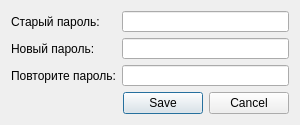
<?xml version="1.0" encoding="UTF-8"?>
<ui version="4.0">
 <class>GUI_ChangePassword</class>
 <widget class="QDialog" name="GUI_ChangePassword">
  <property name="geometry">
   <rect>
    <x>0</x>
    <y>0</y>
    <width>300</width>
    <height>125</height>
   </rect>
  </property>
  <property name="minimumSize">
   <size>
    <width>300</width>
    <height>125</height>
   </size>
  </property>
  <property name="maximumSize">
   <size>
    <width>300</width>
    <height>125</height>
   </size>
  </property>
  <property name="windowTitle">
   <string>Смена пароля</string>
  </property>
  <layout class="QGridLayout" name="gridLayout_2">
   <item row="0" column="0">
    <layout class="QGridLayout" name="gridLayout">
     <item row="0" column="0">
      <widget class="QLabel" name="oldPasswordLabel">
       <property name="text">
        <string>Старый пароль:</string>
       </property>
      </widget>
     </item>
     <item row="0" column="1">
      <widget class="QLineEdit" name="oldPasswordText">
       <property name="echoMode">
        <enum>QLineEdit::Password</enum>
       </property>
      </widget>
     </item>
     <item row="1" column="0">
      <widget class="QLabel" name="newPasswordLabel">
       <property name="text">
        <string>Новый пароль:</string>
       </property>
      </widget>
     </item>
     <item row="1" column="1">
      <widget class="QLineEdit" name="newPasswordText">
       <property name="echoMode">
        <enum>QLineEdit::Password</enum>
       </property>
      </widget>
     </item>
     <item row="2" column="0">
      <widget class="QLabel" name="duplicatedPasswordLabel">
       <property name="text">
        <string>Повторите пароль:</string>
       </property>
      </widget>
     </item>
     <item row="2" column="1">
      <widget class="QLineEdit" name="duplicatedPasswordText">
       <property name="echoMode">
        <enum>QLineEdit::Password</enum>
       </property>
      </widget>
     </item>
    </layout>
   </item>
   <item row="1" column="0">
    <layout class="QHBoxLayout" name="horizontalLayout">
     <item>
      <widget class="QDialogButtonBox" name="buttonBox">
       <property name="standardButtons">
        <set>QDialogButtonBox::Cancel|QDialogButtonBox::Save</set>
       </property>
      </widget>
     </item>
    </layout>
   </item>
  </layout>
 </widget>
 <layoutdefault spacing="6" margin="11"/>
 <resources/>
 <connections>
  <connection>
   <sender>buttonBox</sender>
   <signal>rejected()</signal>
   <receiver>GUI_ChangePassword</receiver>
   <slot>reject()</slot>
   <hints>
    <hint type="sourcelabel">
     <x>264</x>
     <y>106</y>
    </hint>
    <hint type="destinationlabel">
     <x>281</x>
     <y>243</y>
    </hint>
   </hints>
  </connection>
 </connections>
</ui>
